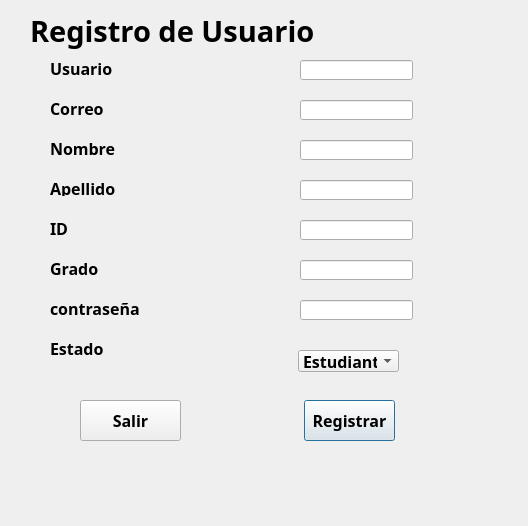
<?xml version="1.0" encoding="UTF-8"?>
<ui version="4.0">
 <class>Dialog</class>
 <widget class="QDialog" name="Dialog">
  <property name="geometry">
   <rect>
    <x>0</x>
    <y>0</y>
    <width>528</width>
    <height>526</height>
   </rect>
  </property>
  <property name="font">
   <font>
    <family>Century Gothic</family>
    <pointsize>12</pointsize>
    <weight>75</weight>
    <bold>true</bold>
   </font>
  </property>
  <property name="windowTitle">
   <string>Dialog</string>
  </property>
  <widget class="QPushButton" name="butRegistro">
   <property name="geometry">
    <rect>
     <x>304</x>
     <y>400</y>
     <width>91</width>
     <height>41</height>
    </rect>
   </property>
   <property name="text">
    <string>Registrar</string>
   </property>
  </widget>
  <widget class="QPushButton" name="butSalir">
   <property name="geometry">
    <rect>
     <x>80</x>
     <y>400</y>
     <width>101</width>
     <height>41</height>
    </rect>
   </property>
   <property name="text">
    <string>Salir</string>
   </property>
  </widget>
  <widget class="QLineEdit" name="correo">
   <property name="geometry">
    <rect>
     <x>300</x>
     <y>100</y>
     <width>113</width>
     <height>20</height>
    </rect>
   </property>
  </widget>
  <widget class="QLabel" name="label">
   <property name="geometry">
    <rect>
     <x>50</x>
     <y>60</y>
     <width>81</width>
     <height>16</height>
    </rect>
   </property>
   <property name="minimumSize">
    <size>
     <width>47</width>
     <height>13</height>
    </size>
   </property>
   <property name="font">
    <font>
     <family>Century Gothic</family>
     <pointsize>12</pointsize>
     <weight>75</weight>
     <bold>true</bold>
    </font>
   </property>
   <property name="text">
    <string>Usuario</string>
   </property>
  </widget>
  <widget class="QLabel" name="label_2">
   <property name="geometry">
    <rect>
     <x>50</x>
     <y>100</y>
     <width>71</width>
     <height>16</height>
    </rect>
   </property>
   <property name="minimumSize">
    <size>
     <width>47</width>
     <height>13</height>
    </size>
   </property>
   <property name="font">
    <font>
     <family>Century Gothic</family>
     <pointsize>12</pointsize>
     <weight>75</weight>
     <bold>true</bold>
    </font>
   </property>
   <property name="text">
    <string>Correo</string>
   </property>
  </widget>
  <widget class="QLabel" name="label_3">
   <property name="geometry">
    <rect>
     <x>50</x>
     <y>140</y>
     <width>71</width>
     <height>16</height>
    </rect>
   </property>
   <property name="minimumSize">
    <size>
     <width>47</width>
     <height>13</height>
    </size>
   </property>
   <property name="font">
    <font>
     <family>Century Gothic</family>
     <pointsize>12</pointsize>
     <weight>75</weight>
     <bold>true</bold>
    </font>
   </property>
   <property name="text">
    <string>Nombre</string>
   </property>
  </widget>
  <widget class="QLabel" name="label_4">
   <property name="geometry">
    <rect>
     <x>50</x>
     <y>180</y>
     <width>71</width>
     <height>16</height>
    </rect>
   </property>
   <property name="minimumSize">
    <size>
     <width>47</width>
     <height>13</height>
    </size>
   </property>
   <property name="font">
    <font>
     <family>Century Gothic</family>
     <pointsize>12</pointsize>
     <weight>75</weight>
     <bold>true</bold>
    </font>
   </property>
   <property name="text">
    <string>Apellido</string>
   </property>
  </widget>
  <widget class="QLabel" name="label_5">
   <property name="geometry">
    <rect>
     <x>50</x>
     <y>220</y>
     <width>47</width>
     <height>16</height>
    </rect>
   </property>
   <property name="minimumSize">
    <size>
     <width>47</width>
     <height>13</height>
    </size>
   </property>
   <property name="font">
    <font>
     <family>Century Gothic</family>
     <pointsize>12</pointsize>
     <weight>75</weight>
     <bold>true</bold>
    </font>
   </property>
   <property name="text">
    <string>ID</string>
   </property>
  </widget>
  <widget class="QLabel" name="label_6">
   <property name="geometry">
    <rect>
     <x>50</x>
     <y>260</y>
     <width>61</width>
     <height>16</height>
    </rect>
   </property>
   <property name="minimumSize">
    <size>
     <width>47</width>
     <height>13</height>
    </size>
   </property>
   <property name="font">
    <font>
     <family>Century Gothic</family>
     <pointsize>12</pointsize>
     <weight>75</weight>
     <bold>true</bold>
    </font>
   </property>
   <property name="text">
    <string>Grado</string>
   </property>
  </widget>
  <widget class="QLabel" name="label_7">
   <property name="geometry">
    <rect>
     <x>50</x>
     <y>300</y>
     <width>91</width>
     <height>16</height>
    </rect>
   </property>
   <property name="minimumSize">
    <size>
     <width>61</width>
     <height>16</height>
    </size>
   </property>
   <property name="font">
    <font>
     <family>Century Gothic</family>
     <pointsize>12</pointsize>
     <weight>75</weight>
     <bold>true</bold>
    </font>
   </property>
   <property name="text">
    <string>contraseña</string>
   </property>
  </widget>
  <widget class="QLineEdit" name="User">
   <property name="geometry">
    <rect>
     <x>300</x>
     <y>60</y>
     <width>113</width>
     <height>20</height>
    </rect>
   </property>
  </widget>
  <widget class="QLineEdit" name="nombre">
   <property name="geometry">
    <rect>
     <x>300</x>
     <y>140</y>
     <width>113</width>
     <height>20</height>
    </rect>
   </property>
  </widget>
  <widget class="QLineEdit" name="apellido">
   <property name="geometry">
    <rect>
     <x>300</x>
     <y>180</y>
     <width>113</width>
     <height>20</height>
    </rect>
   </property>
  </widget>
  <widget class="QLineEdit" name="ID">
   <property name="geometry">
    <rect>
     <x>300</x>
     <y>220</y>
     <width>113</width>
     <height>20</height>
    </rect>
   </property>
  </widget>
  <widget class="QLineEdit" name="grado">
   <property name="geometry">
    <rect>
     <x>300</x>
     <y>260</y>
     <width>113</width>
     <height>20</height>
    </rect>
   </property>
  </widget>
  <widget class="QLineEdit" name="contra">
   <property name="geometry">
    <rect>
     <x>300</x>
     <y>300</y>
     <width>113</width>
     <height>20</height>
    </rect>
   </property>
  </widget>
  <widget class="QLabel" name="label_8">
   <property name="geometry">
    <rect>
     <x>30</x>
     <y>10</y>
     <width>321</width>
     <height>41</height>
    </rect>
   </property>
   <property name="font">
    <font>
     <family>Century Gothic</family>
     <pointsize>22</pointsize>
     <weight>75</weight>
     <bold>true</bold>
    </font>
   </property>
   <property name="text">
    <string>Registro de Usuario</string>
   </property>
  </widget>
  <widget class="QLabel" name="Estado">
   <property name="geometry">
    <rect>
     <x>230</x>
     <y>460</y>
     <width>47</width>
     <height>13</height>
    </rect>
   </property>
   <property name="text">
    <string/>
   </property>
  </widget>
  <widget class="QLabel" name="label_9">
   <property name="geometry">
    <rect>
     <x>50</x>
     <y>340</y>
     <width>91</width>
     <height>16</height>
    </rect>
   </property>
   <property name="minimumSize">
    <size>
     <width>61</width>
     <height>16</height>
    </size>
   </property>
   <property name="font">
    <font>
     <family>Century Gothic</family>
     <pointsize>12</pointsize>
     <weight>75</weight>
     <bold>true</bold>
    </font>
   </property>
   <property name="text">
    <string>Estado</string>
   </property>
  </widget>
  <widget class="QComboBox" name="comboBox">
   <property name="geometry">
    <rect>
     <x>298</x>
     <y>350</y>
     <width>101</width>
     <height>22</height>
    </rect>
   </property>
   <item>
    <property name="text">
     <string>Estudiante</string>
    </property>
   </item>
   <item>
    <property name="text">
     <string>Profesor</string>
    </property>
   </item>
  </widget>
 </widget>
 <resources/>
 <connections/>
</ui>
